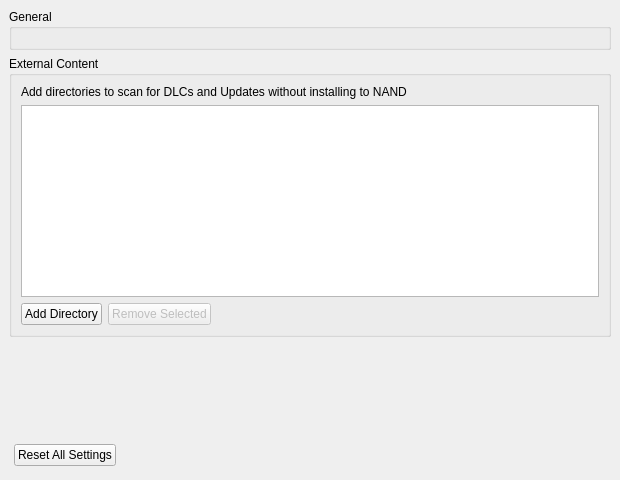
<?xml version="1.0" encoding="UTF-8"?>
<ui version="4.0">
 <class>ConfigureGeneral</class>
 <widget class="QWidget" name="ConfigureGeneral">
  <property name="geometry">
   <rect>
    <x>0</x>
    <y>0</y>
    <width>620</width>
    <height>480</height>
   </rect>
  </property>
  <property name="windowTitle">
   <string>Form</string>
  </property>
  <property name="accessibleName">
   <string>General</string>
  </property>
  <layout class="QVBoxLayout" name="outerLayout">
   <property name="leftMargin">
    <number>0</number>
   </property>
   <property name="topMargin">
    <number>0</number>
   </property>
   <property name="rightMargin">
    <number>0</number>
   </property>
   <property name="bottomMargin">
    <number>0</number>
   </property>
   <item>
    <widget class="QScrollArea" name="scrollArea">
     <property name="frameShape">
      <enum>QFrame::Shape::NoFrame</enum>
     </property>
     <property name="widgetResizable">
      <bool>true</bool>
     </property>
     <widget class="QWidget" name="scrollAreaWidgetContents">
      <property name="geometry">
       <rect>
        <x>0</x>
        <y>0</y>
        <width>620</width>
        <height>480</height>
       </rect>
      </property>
      <layout class="QHBoxLayout" name="HorizontalLayout">
       <item>
        <layout class="QVBoxLayout" name="VerticalLayout">
         <item>
          <widget class="QGroupBox" name="GeneralGroupBox">
           <property name="title">
            <string>General</string>
           </property>
           <layout class="QHBoxLayout" name="GeneralHorizontalLayout">
            <item>
             <widget class="QWidget" name="general_widget" native="true">
              <layout class="QVBoxLayout" name="GeneralVerticalLayout">
               <property name="leftMargin">
                <number>0</number>
               </property>
               <property name="topMargin">
                <number>0</number>
               </property>
               <property name="rightMargin">
                <number>0</number>
               </property>
               <property name="bottomMargin">
                <number>0</number>
               </property>
              </layout>
             </widget>
            </item>
           </layout>
          </widget>
         </item>
         <item>
          <widget class="QGroupBox" name="groupBox_external">
           <property name="title">
            <string>External Content</string>
           </property>
           <layout class="QVBoxLayout" name="verticalLayout_external">
            <item>
             <widget class="QLabel" name="label_external_desc">
              <property name="text">
               <string>Add directories to scan for DLCs and Updates without installing to NAND</string>
              </property>
              <property name="wordWrap">
               <bool>true</bool>
              </property>
             </widget>
            </item>
            <item>
             <widget class="QListWidget" name="external_content_list">
              <property name="selectionMode">
               <enum>QAbstractItemView::SingleSelection</enum>
              </property>
             </widget>
            </item>
            <item>
             <layout class="QHBoxLayout" name="horizontalLayout_external_buttons">
              <item>
               <widget class="QPushButton" name="add_external_dir_button">
                <property name="text">
                 <string>Add Directory</string>
                </property>
               </widget>
              </item>
              <item>
               <widget class="QPushButton" name="remove_external_dir_button">
                <property name="text">
                 <string>Remove Selected</string>
                </property>
                <property name="enabled">
                 <bool>false</bool>
                </property>
               </widget>
              </item>
              <item>
               <spacer name="horizontalSpacer_external">
                <property name="orientation">
                 <enum>Qt::Horizontal</enum>
                </property>
                <property name="sizeHint" stdset="0">
                 <size>
                  <width>40</width>
                  <height>20</height>
                 </size>
                </property>
               </spacer>
              </item>
             </layout>
            </item>
           </layout>
          </widget>
         </item>
         <item>
          <spacer name="verticalSpacer">
           <property name="orientation">
            <enum>Qt::Vertical</enum>
           </property>
           <property name="sizeHint" stdset="0">
            <size>
             <width>20</width>
             <height>40</height>
            </size>
           </property>
          </spacer>
         </item>
         <item>
          <layout class="QHBoxLayout" name="layout_reset">
           <property name="spacing">
            <number>6</number>
           </property>
           <property name="leftMargin">
            <number>5</number>
           </property>
           <property name="topMargin">
            <number>5</number>
           </property>
           <property name="rightMargin">
            <number>5</number>
           </property>
           <property name="bottomMargin">
            <number>5</number>
           </property>
           <item>
            <widget class="QPushButton" name="button_reset_defaults">
             <property name="text">
              <string>Reset All Settings</string>
             </property>
            </widget>
           </item>
           <item>
            <spacer name="spacer_reset">
             <property name="orientation">
              <enum>Qt::Horizontal</enum>
             </property>
             <property name="sizeHint" stdset="0">
              <size>
               <width>40</width>
               <height>20</height>
              </size>
             </property>
            </spacer>
           </item>
          </layout>
         </item>
        </layout>
       </item>
      </layout>
     </widget>
    </widget>
   </item>
  </layout>
 </widget>
 <resources/>
 <connections/>
</ui>
